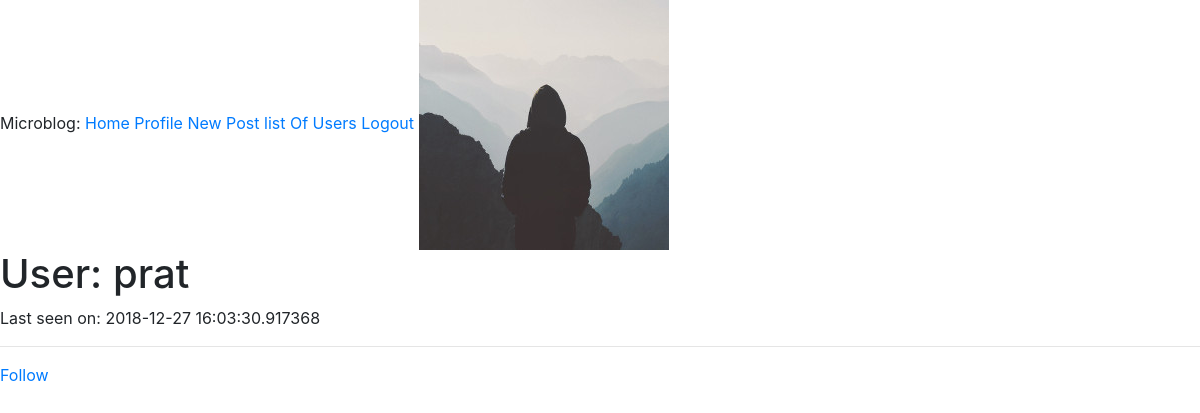
Before: /user/prat (signed in) with the older database file.
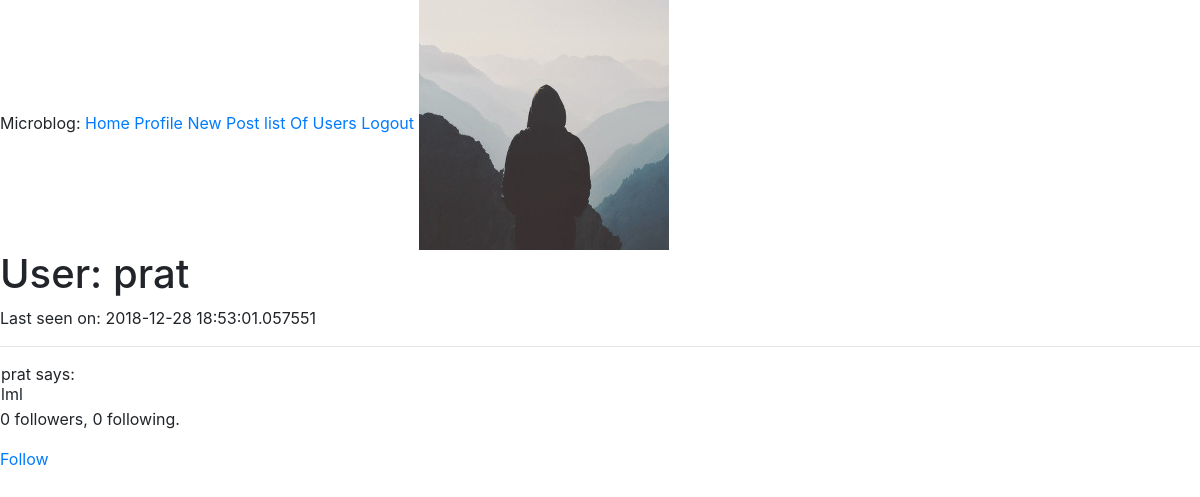
After: the same page with the newer database file.
### app/models.py (models this page shows, shortened)
class User(UserMixin, db.Model):
	id=db.Column(db.Integer, primary_key=True)
	username=db.Column(db.String(64), index=True, unique=True)
	email=db.Column(db.String(120), index=True, unique=True)
	password_hash = db.Column(db.String(128))
	posts = db.relationship('Post', backref='author', lazy='dynamic')
	about_me = db.Column(db.String(140))
	last_seen = db.Column(db.DateTime, default=datetime.utcnow)
	image_file = db.Column(db.String(20), nullable=False, default='profile_pics/default.jpg')
	followed = db.relationship(
        'User', secondary=followers,
        primaryjoin=(followers.c.follower_id == id),
        secondaryjoin=(followers.c.followed_id == id),
        backref=db.backref('followers', lazy='dynamic'), lazy='dynamic')
	member_of=db.relationship('Group', secondary=groupmember, backref=db.backref('members', lazy='dynamic'))
	def is_following(self, user):
		return self.followed.filter(
            followers.c.followed_id == user.id).count() > 0

class Post(db.Model):
    id = db.Column(db.Integer, primary_key=True)
    content = db.Column(db.Text)
    title = db.Column(db.String(100))
    timestamp = db.Column(db.DateTime, index=True, default=datetime.utcnow)
    user_id = db.Column(db.Integer, db.ForeignKey('user.id'))

### app/users/routes.py (the view)
@users.route('/user/<username>')
@login_required
def user(username):
    user = User.query.filter_by(username=username).first_or_404()
    posts = user.posts
    image_file=url_for('static',filename=user.image_file)
    return render_template('user.html', user=user, posts=posts, image_file=image_file)

### app/models.py (called while the page is built)
@login.user_loader
def load_user(id):
    return User.query.get(int(id))

### app/templates/user.html (shortened to what this page needs)
{% extends "base.html" %}
{% block content %}
    <img src="{{ image_file }}" alt="khich meri photo">
    <h1>User: {{ user.username }}</h1>
                {% if user.last_seen %}<p>Last seen on: {{ user.last_seen }}</p>{% endif %}
    <hr>
    {% for post in posts %}
    {% include '_post.html' %}
     <p>{{ user.followers.count() }} followers, {{ user.followed.count() }} following.</p>
         {% endfor %}
        {% if user == current_user %}
                <p><a href="{{ url_for('users.edit_profile') }}">Edit your profile</a></p>
     {% elif not current_user.is_following(user) %}
        <p><a href="{{ url_for('users.follow', username=user.username) }}">Follow</a></p>
        {% else %}
        <p><a href="{{ url_for('users.unfollow', username=user.username) }}">Unfollow</a></p>
    {% endif %}
{% endblock %}

### app/templates/base.html (shortened to what this page needs)
<html>
<head>
      <link rel="stylesheet" href="https://maxcdn.bootstrapcdn.com/bootstrap/4.0.0/css/bootstrap.min.css">
    </head>
   <body>
   	<div>
   		Microblog:
        <a href="{{ url_for('main.index') }}">Home</a>
        {% if current_user.is_anonymous %}
        <a href="{{ url_for('users.login') }}">Login</a>
        {% else %}
        <a href="{{ url_for('users.user', username=current_user.username) }}">Profile</a>
          <a href="{{ url_for('posts.new_post') }}">New Post</a>
        <a href="{{ url_for('users.all_users') }}">list Of Users</a>
        <a href="{{ url_for('users.logout') }}">Logout</a>
        {% endif %}
      {% block content %}{% endblock %}
   </body>
</html>

### app/templates/_post.html (shortened to what this page needs)
 <table>
	<tr valign="top">
	    <td>{{ post.author.username }} says:<br>{{ post.content }}</td>
	</tr>
	<tr valign="top">
		<td>
		</td>
    </table>

Changed rows visible on the page:
changed User "prat": last_seen "2018-12-27 16:03:30.917368" → "2018-12-28 18:53:01.057551"
added Post: author.username "prat", content "lml", followers.count "0", followed.count "0"
